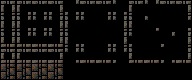

This game map was drawn from its Tiled (.tmx) file and the tilesets committed beside it. A one-line description and the full map source follow:
An orthogonal 24x10 tile map with 8x8 px tiles, 1 tile layer (Tile Layer 1).

<map version="1.10" tiledversion="1.10.2" orientation="orthogonal" renderorder="right-down" width="24" height="10" tilewidth="8" tileheight="8" infinite="0" nextlayerid="3" nextobjectid="1">
 <tileset firstgid="1" name="tileset" tilewidth="8" tileheight="8" tilecount="240" columns="24">
  <image source="sample game/wall6.png" width="192" height="80" />
 </tileset>
 <layer id="1" name="Tile Layer 1" width="24" height="10">
  <data encoding="csv">
145,146,145,150,149,150,149,146,115,54,149,150,149,150,53,116,145,150,53,54,149,150,149,146,
73,74,73,78,77,78,77,74,77,78,77,140,139,78,77,78,73,140,139,140,139,140,139,74,
49,50,49,54,53,54,53,50,49,54,53,116,115,54,53,50,49,116,53,116,69,70,115,54,
73,74,73,78,77,78,77,74,73,140,139,140,139,140,139,74,73,140,139,78,93,94,139,78,
49,50,49,54,53,54,53,50,49,116,115,116,115,116,115,50,53,116,115,116,115,54,115,50,
169,170,169,174,173,174,173,170,73,78,77,140,139,78,77,74,77,140,139,140,77,140,139,74,
145,146,145,150,149,150,149,146,53,54,53,116,115,54,53,54,49,116,115,116,115,116,115,50,
169,170,169,174,173,174,173,170,139,78,173,174,173,174,77,140,169,174,173,174,77,78,173,170,
193,194,195,196,197,198,199,200,201,202,203,204,205,206,207,208,209,210,211,212,213,214,215,216,
217,218,219,220,221,222,223,224,225,226,227,228,229,230,231,232,233,234,235,236,237,238,239,240
</data>
 </layer>
</map>
